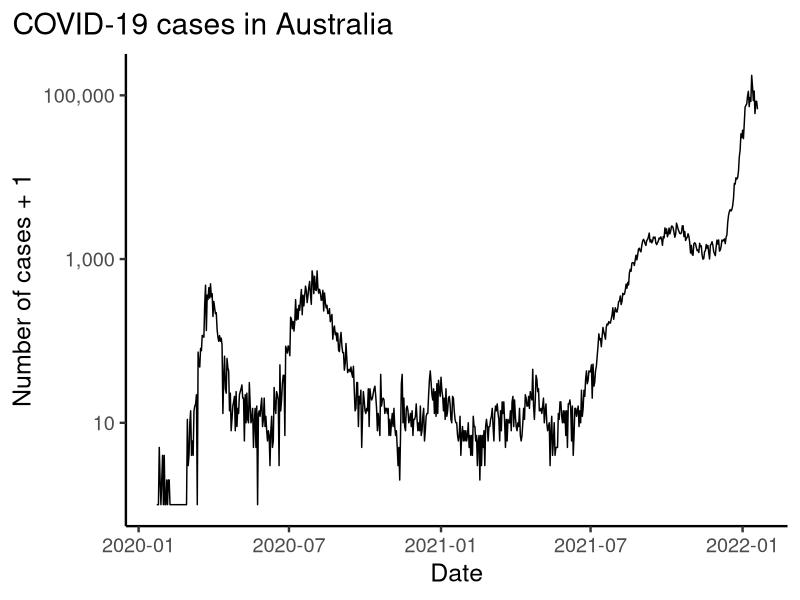
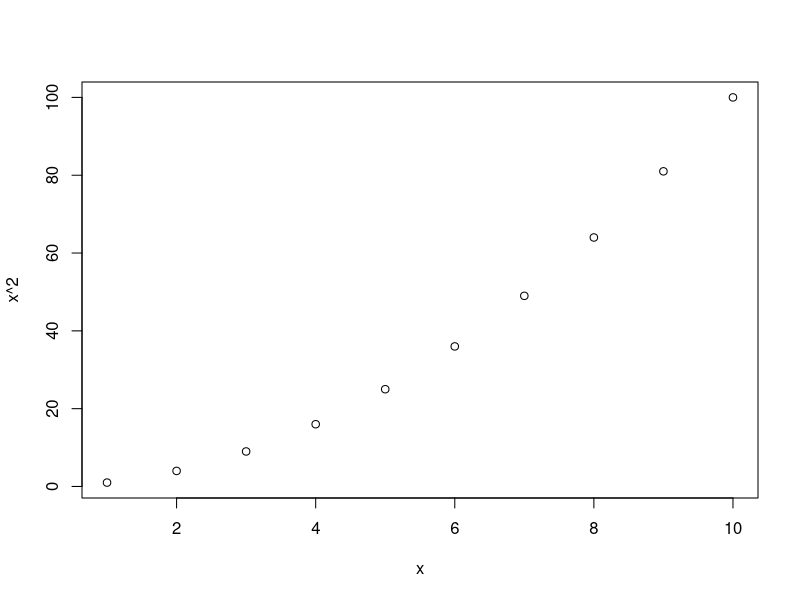
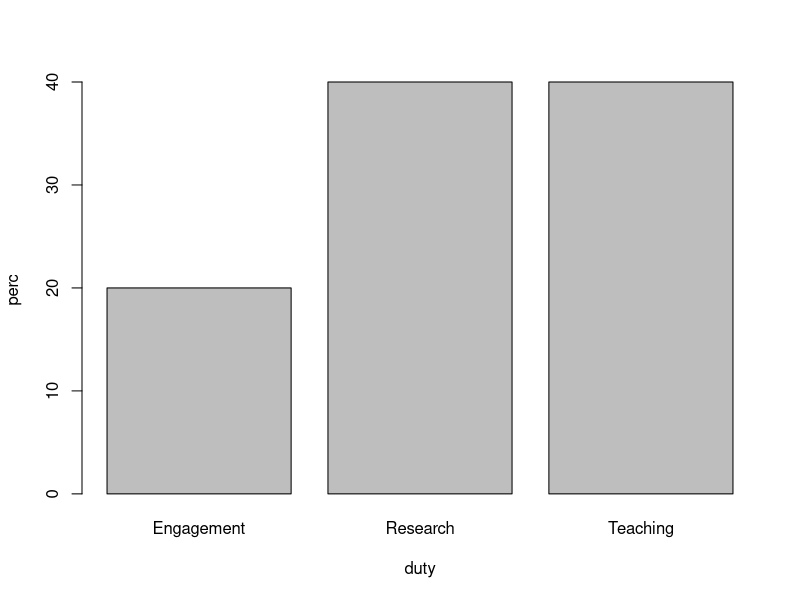
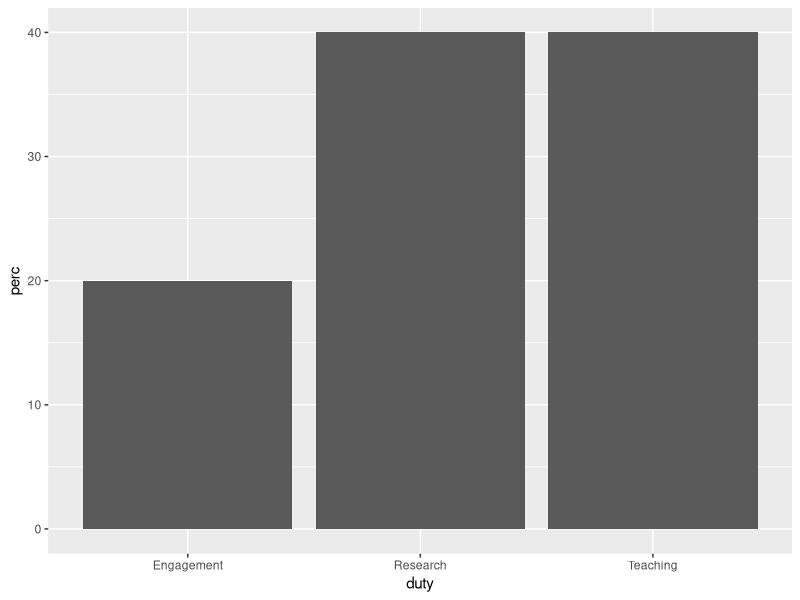

R code for these plots, in order:
## ---- chunk 1
knitr::opts_chunk$set(fig.path = "images/chapter7-01/",
                      fig.align = "center",
                      fig.width = 4, 
                      fig.height = 4,
                      cache.path = "cache/",
                      cache = TRUE,
                      echo = TRUE)
library(tidyverse)
covid <- read_csv("data/tidycovid19-20220123.csv")
## ---- chunk 2
covid %>% 
  mutate(case = (1 + confirmed - lag(confirmed, 1))) %>% 
  ggplot(aes(date, case)) +
  geom_line() + 
  scale_y_log10(labels = scales::comma) + 
  labs(x = "Date", y = "Number of cases + 1",
       title = "COVID-19 cases in Australia") +
  theme_classic(base_size = 18) +
  theme(plot.title.position = "plot")
## ---- chunk 3
x <- 1:10
plot(x, x^2)
## ---- chunk 4
data <- data.frame(duty = c("Teaching", "Research", "Engagement"),
                   perc = c(40, 40, 20))
## ---- chunk 5
data
## ---- chunk 6
barplot(perc ~ duty,
        data = data)
## ---- chunk 7
data <- data.frame(duty = c("Teaching", "Research", "Engagement"),
                   perc = c(40, 40, 20))
## ---- chunk 8
data
## ---- chunk 9
library(ggplot2)
ggplot(data = data, 
       mapping = aes(x = duty, 
                     y = perc)) +
  geom_col()
